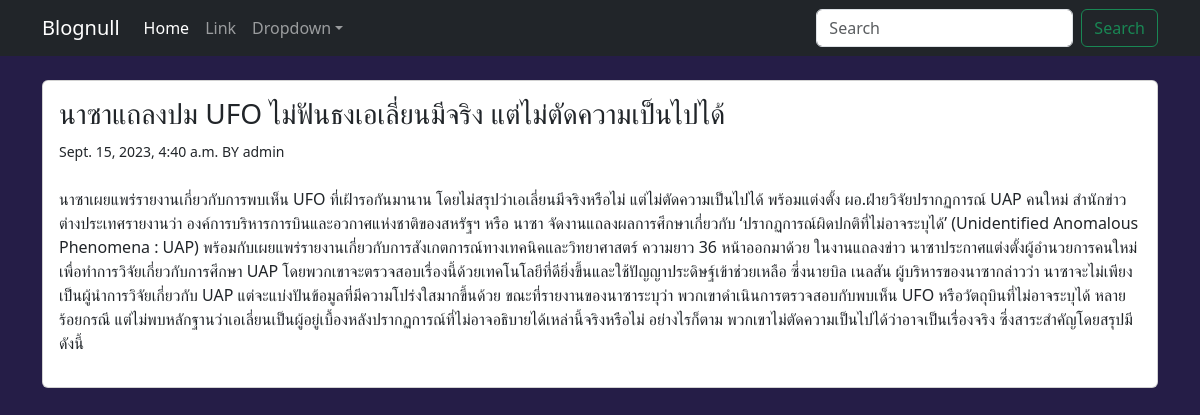
Page /blog/2 on the committed database.
### blog/models.py (models this page shows, shortened)
class Post(models.Model):
    class Status(models.TextChoices): # เพิ่มฟิลด์ status
        DRAFT = 'DF', 'Draft'
        PUBLISHED = 'PB', 'Published'
    title = models.CharField(max_length=250)
    slug = models.SlugField(max_length=250)
    body = models.TextField()
    publish = models.DateTimeField(default=timezone.now) # เพิ่ม datetime
    created = models.DateTimeField(auto_now_add=True) # เพิ่ม datetime
    updated = models.DateTimeField(auto_now=True) # เพิ่ม datetime
    status = models.CharField(max_length=2,
                                choices=Status.choices,
                                default=Status.DRAFT) # เพิ่มฟิลด์ status
    author = models.ForeignKey(User,
                                on_delete=models.CASCADE,
                                related_name='blog_posts') # เพิ่มความสัมพันธ์กับ User
    objects=models.Manager() #the dufault manager
    published=PublishedManager() #our custom manager
    class Meta: # การกำหนดการเรียงข้อมูลในโมเดล Post
        ordering = ['-publish'] # เรียงลำดับโพสต์จากวันที่ล่าสุดไปยังเก่าสุด
        indexes = [
            models.Index(fields=['-publish']), # เพิ่ม index
        ]

### blog/views.py (the view)
# urls.py: path('<int:id>',views.post_detail,name='post_detail')
def post_detail(request,id):
    post=Post.published.get(id=id)
    return render(request,'blog/post/detail.html',{'post':post})

### blog/models.py (called while the page is built)
    def get_queryset(self):
        return super().get_queryset().filter(status=Post.Status.PUBLISHED)

### blog/templates/blog/post/detail.html (shortened to what this page needs)
{% extends 'blog/base.html' %} #Call Master page
{% block content %}
    <div class="card mb-4">
        <div class="card-body">
            <h3>{{ post.title }}</h3>
            <small>{{ post.publish }} BY {{ post.author }}</small>
            <p class="mt-4">{{ post.body }}</p>
        </div>
    </div>
{% endblock %}

### blog/static/css/style.css (style rules this page uses)
body { background-color: rgb(37, 29, 71); }

### rows in the picture
Post: title "นาซาแถลงปม UFO ไม่ฟันธงเอเลี่ยนมีจริง แต่ไม่ตัดความเป็นไปได้", publish "Sept. 15, 2023, 4:40 a.m.", author "admin", body "นาซาเผยแพร่รายงานเกี่ยวกับการพบเห็น UFO ที่เฝ้ารอกันมานาน โดยไม่สรุปว่าเอเลี่ยนมีจริงหรือไม่ แต่ไม่ตัดความเป็นไปได้ พร้อมแต่งตั้ง ผอ.ฝ่ายวิจัยปรากฏการณ์ UAP คนใหม่ สำนักข่าวต่างประเทศรายงานว่า องค์การบริหารการบินและอวกาศแห่งชาติของสหรัฐฯ หรือ นาซา จัดงานแถลงผลการศึกษาเกี่ยวกับ ‘ปรากฏการณ์ผิดปกติที่ไม่อาจระบุได้’ (Unidentified Anomalous Phenomena : UAP) พร้อมกับเผยแพร่รายงานเกี่ยวกับการสังเกตการณ์ทางเทคนิคและวิทยาศาสตร์ ความยาว 36 หน้าออกมาด้วย ในงานแถลงข่าว นาซาประกาศแต่งตั้งผู้อำนวยการคนใหม่ เพื่อทำการวิจัยเกี่ยวกับการศึกษา UAP โดยพวกเขาจะตรวจสอบเรื่องนี้ด้วยเทคโนโลยีที่ดียิ่งขึ้นและใช้ปัญญาประดิษฐ์เข้าช่วยเหลือ ซึ่งนายบิล เนลสัน ผู้บริหารของนาซากล่าวว่า…"
